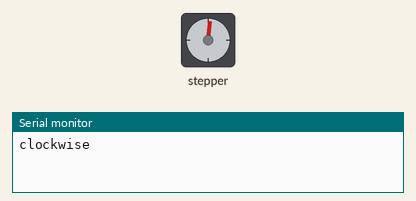
Simulated run of this sketch. Board: Arduino Uno, built with avr-gcc and run on an emulated ATmega328P. Shown: stepper motor, the last lines printed to the serial monitor. Stepper angles assume 200 steps per turn.

Above: at 0.05 s.
At 0.95 s:
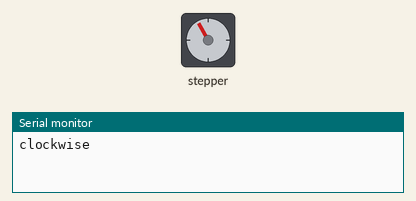
At 1.7 s:
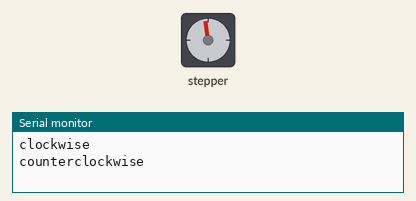
At 2.5 s:
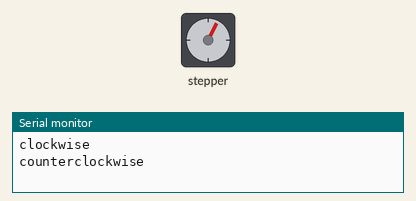
Timing chart, 0 to 6.9 s (numbered marks = the images above):
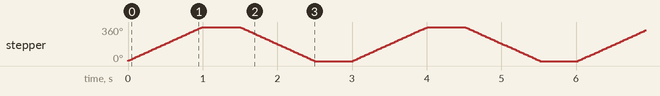

Measured:
- by itself, stepper: turns 360° clockwise in 0.99 s, then 360° counter-clockwise in 0.99 s, repeating every 3.0 s

The sketch:

StepperOneRevolution.cpp.ino
```cpp
// StepperOneRevolution
// The motor should revolve one revolution in one direction, then one revolution in the other direction.
#include <Stepper.h>

const int stepsPerRevolution = 200;

Stepper stepper(stepsPerRevolution, 8, 9, 10, 11);

void setup()
{
    stepper.setSpeed(60);
    Serial.begin(9600);
}

void loop()
{
    // step one revolution in one direction:
    Serial.println("clockwise");
    stepper.step(stepsPerRevolution);
    delay(500);

    // step one revolution in the other direction:
    Serial.println("counterclockwise");
    stepper.step(-stepsPerRevolution);
    delay(500);
}
```
